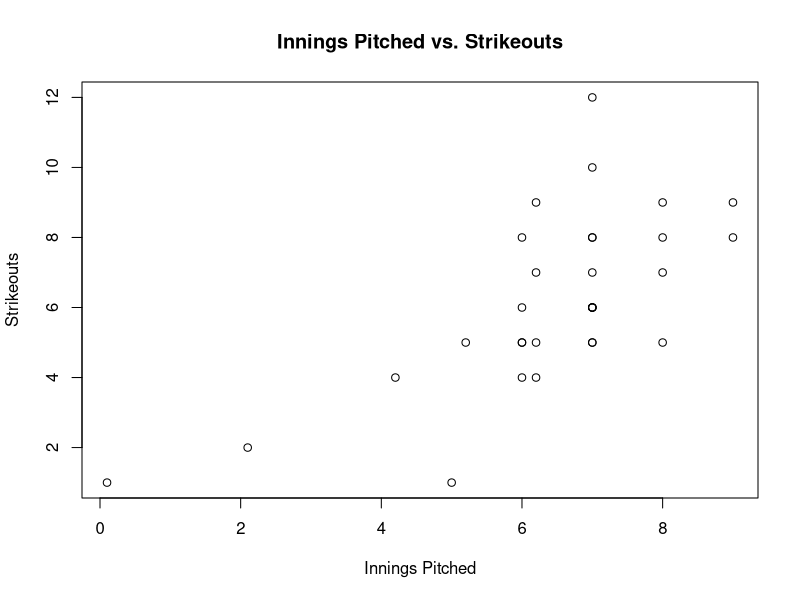
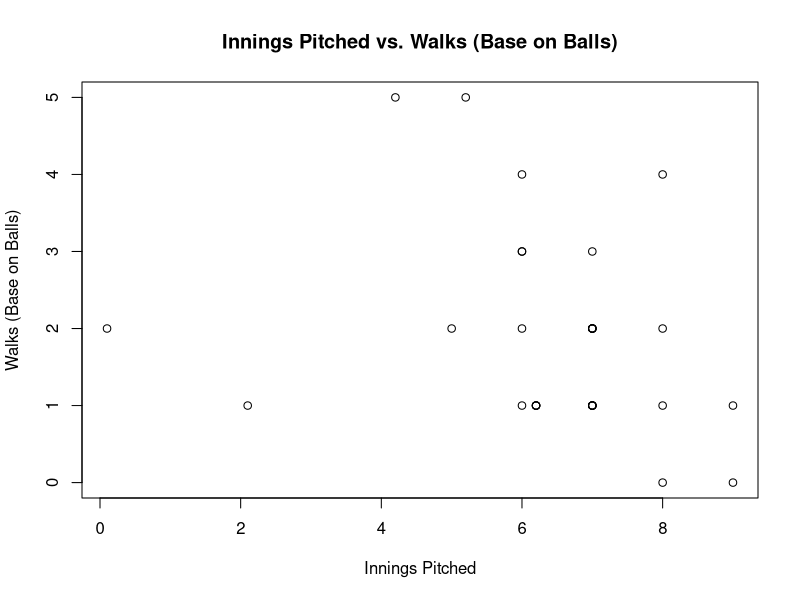
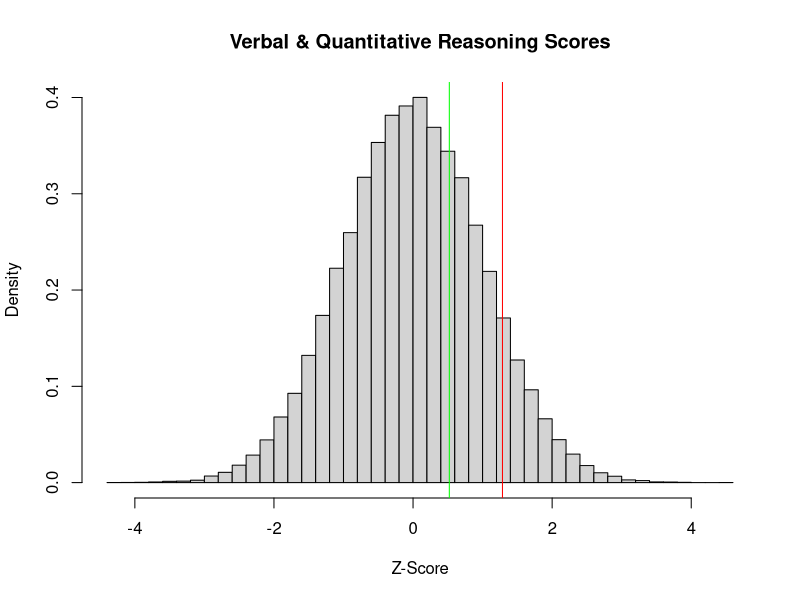

Write R code to recreate these figures, in order.
## ---- chunk 1
knitr::opts_chunk$set(echo = TRUE)
## ---- chunk 2
(.35 - .11) * 100
## ---- chunk 3
(.35 + .23 - .11) * 100
## ---- chunk 4
(1 - (.35 + .23 - .11)) * 100
## ---- chunk 5
felix <- read.csv("FelixHernandez2015.csv")
## ---- chunk 6
sum(felix$W)
## ---- chunk 7
Mode <- function(x) { ux <- unique(x)
  ux[which.max(tabulate(match(x, ux)))]
}

mean(felix$SO)
median(felix$SO)
Mode(felix$SO)
## ---- chunk 8
plot(felix$IP, felix$SO, xlab = "Innings Pitched", ylab = "Strikeouts", 
     main = "Innings Pitched vs. Strikeouts")
## ---- chunk 9
plot(felix$IP, felix$BB, xlab = "Innings Pitched", ylab = "Walks (Base on Balls)",
     main = "Innings Pitched vs. Walks (Base on Balls)")
## ---- chunk 10
cor(felix$IP, felix$SO)
## ---- chunk 11
cor(felix$IP, felix$BB)
## ---- chunk 12
by(felix$BB, felix$Month, mean)
## ---- chunk 13
by(felix$BB, felix$Month, var)
## ---- chunk 14
sum(felix$W[felix$away == 1])
sum(felix$W[felix$away == 0])
## ---- chunk 15
randy <- read.csv("RandyJohnson1995.csv")
## ---- chunk 16
sum(randy$SO)
sum(felix$SO)
sum(randy$SO) > sum(felix$SO)
## ---- chunk 17
z_verbal <- (160 - 151) / 7
z_verbal

z_quantitative <- (157 - 153) / 7.67
z_quantitative
## ---- chunk 18
hist(rnorm(100000), main = "Verbal & Quantitative Reasoning Scores", freq = FALSE, breaks = 50, xlab = "Z-Score")
abline(v = z_verbal, col = "red")
abline(v = z_quantitative, col = "green")
## ---- chunk 19
verbal_percentile <- pnorm(z_verbal)
verbal_percentile * 100

quantitative_percentile <- pnorm(z_quantitative)
quantitative_percentile * 100
## ---- chunk 20
(1 - verbal_percentile) * 100
(1 - quantitative_percentile) * 100
